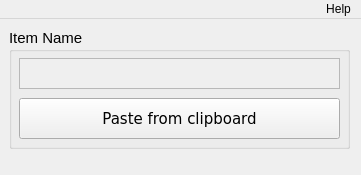
<?xml version="1.0" encoding="UTF-8"?>
<ui version="4.0">
 <class>MainWindow</class>
 <widget class="QMainWindow" name="MainWindow">
  <property name="windowModality">
   <enum>Qt::NonModal</enum>
  </property>
  <property name="enabled">
   <bool>true</bool>
  </property>
  <property name="geometry">
   <rect>
    <x>0</x>
    <y>0</y>
    <width>361</width>
    <height>175</height>
   </rect>
  </property>
  <property name="sizePolicy">
   <sizepolicy hsizetype="Fixed" vsizetype="Fixed">
    <horstretch>0</horstretch>
    <verstretch>0</verstretch>
   </sizepolicy>
  </property>
  <property name="minimumSize">
   <size>
    <width>361</width>
    <height>175</height>
   </size>
  </property>
  <property name="maximumSize">
   <size>
    <width>361</width>
    <height>175</height>
   </size>
  </property>
  <property name="windowTitle">
   <string>Item search for POE</string>
  </property>
  <property name="animated">
   <bool>true</bool>
  </property>
  <property name="dockNestingEnabled">
   <bool>false</bool>
  </property>
  <widget class="QWidget" name="centralwidget">
   <widget class="QGroupBox" name="groupBox_2">
    <property name="geometry">
     <rect>
      <x>9</x>
      <y>9</y>
      <width>341</width>
      <height>121</height>
     </rect>
    </property>
    <property name="sizePolicy">
     <sizepolicy hsizetype="Fixed" vsizetype="Fixed">
      <horstretch>0</horstretch>
      <verstretch>0</verstretch>
     </sizepolicy>
    </property>
    <property name="font">
     <font>
      <pointsize>11</pointsize>
     </font>
    </property>
    <property name="title">
     <string>Item Name</string>
    </property>
    <widget class="QPlainTextEdit" name="dataTextEdit">
     <property name="enabled">
      <bool>false</bool>
     </property>
     <property name="geometry">
      <rect>
       <x>10</x>
       <y>30</y>
       <width>321</width>
       <height>31</height>
      </rect>
     </property>
     <property name="font">
      <font>
       <family>Verdana</family>
       <pointsize>10</pointsize>
      </font>
     </property>
     <property name="contextMenuPolicy">
      <enum>Qt::NoContextMenu</enum>
     </property>
     <property name="acceptDrops">
      <bool>false</bool>
     </property>
    </widget>
    <widget class="QPushButton" name="pasteButton">
     <property name="geometry">
      <rect>
       <x>10</x>
       <y>70</y>
       <width>321</width>
       <height>41</height>
      </rect>
     </property>
     <property name="font">
      <font>
       <family>Verdana</family>
      </font>
     </property>
     <property name="text">
      <string>Paste from clipboard</string>
     </property>
    </widget>
   </widget>
  </widget>
  <widget class="QMenuBar" name="menubar">
   <property name="geometry">
    <rect>
     <x>0</x>
     <y>0</y>
     <width>361</width>
     <height>21</height>
    </rect>
   </property>
   <property name="layoutDirection">
    <enum>Qt::RightToLeft</enum>
   </property>
   <widget class="QMenu" name="menuHelp">
    <property name="title">
     <string>Help</string>
    </property>
    <addaction name="actionAbout"/>
   </widget>
   <addaction name="menuHelp"/>
  </widget>
  <widget class="QStatusBar" name="statusbar">
   <property name="enabled">
    <bool>true</bool>
   </property>
   <property name="sizeGripEnabled">
    <bool>false</bool>
   </property>
  </widget>
  <action name="actionAbout">
   <property name="text">
    <string>About</string>
   </property>
  </action>
 </widget>
 <resources/>
 <connections/>
</ui>
